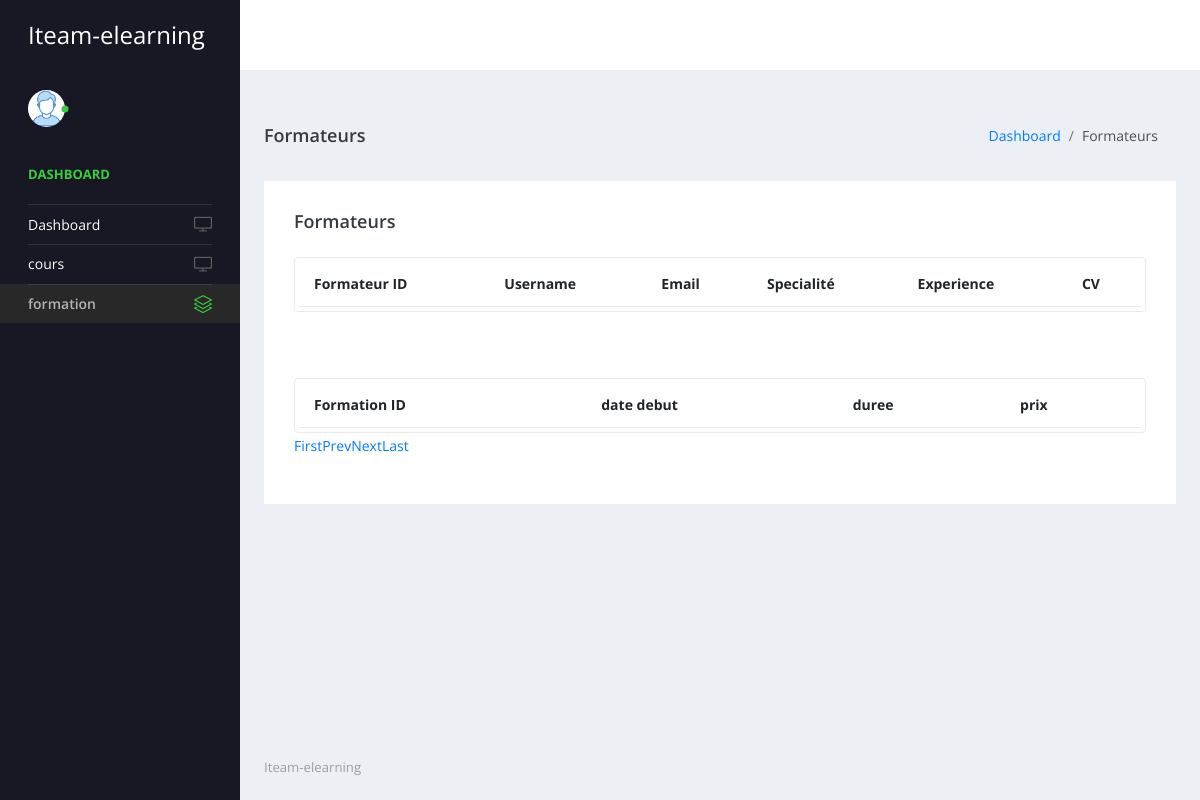
The page /student/formation.php on the database as committed earlier.
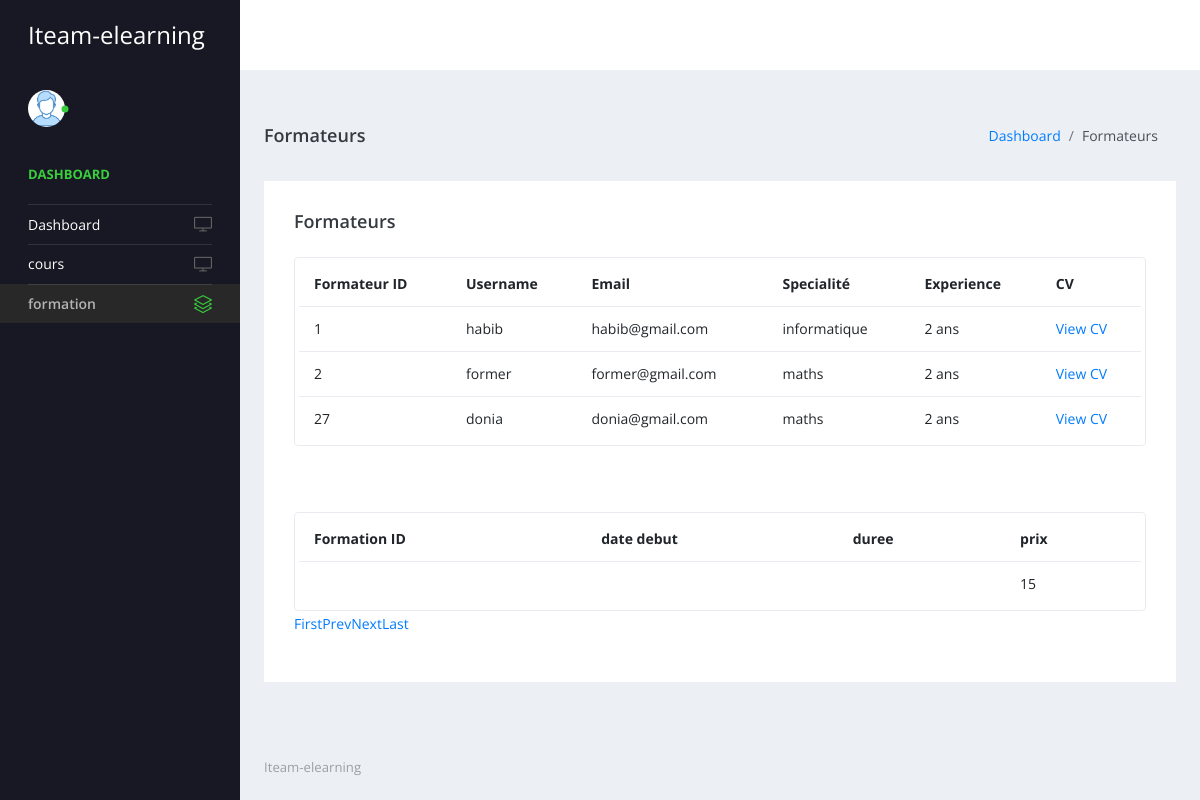
The same page on the database as committed later.
### tables this page shows
CREATE TABLE `former` (
  `id_user` int(11) NOT NULL,
  `username` varchar(30) NOT NULL,
  `password` varchar(255) NOT NULL,
  `email` varchar(50) NOT NULL,
  `specialite` varchar(50) DEFAULT NULL,
  `experience` varchar(100) DEFAULT NULL,
  `cv` varchar(100) DEFAULT NULL,
  `is_Active` tinyint(1) NOT NULL
);

CREATE TABLE `formation` (
  `id_f` int(11) NOT NULL,
  `date-d` date NOT NULL,
  `durre` varchar(25) NOT NULL,
  `prix` int(11) NOT NULL
);

### student/formation.php (the view, shortened to what this page needs)
<?php
include('includes/dbconnection.php');
?>
<!DOCTYPE html>
<html lang="en">
<head>
    <link rel="stylesheet" href="vendors/simple-line-icons/css/simple-line-icons.css">
    <link rel="stylesheet" href="vendors/flag-icon-css/css/flag-icon.min.css">
    <link rel="stylesheet" href="vendors/css/vendor.bundle.base.css">
    <link rel="stylesheet" href="./vendors/daterangepicker/daterangepicker.css">
    <link rel="stylesheet" href="./vendors/chartist/chartist.min.css">
    <link rel="stylesheet" href="./css1/style.css">
</head>
<body>
<div class="container-scroller">
    <?php include_once('includes/header.php'); ?>
    <div class="container-fluid page-body-wrapper">
        <?php include_once('includes/sidebar.php'); ?>
        <div class="main-panel">
            <div class="content-wrapper">
                <div class="page-header">
                    <h3 class="page-title">Formateurs</h3>
                    <nav aria-label="breadcrumb">
                        <ol class="breadcrumb">
                            <li class="breadcrumb-item"><a href="dashboard.php">Dashboard</a></li>
                            <li class="breadcrumb-item active" aria-current="page"> Formateurs</li>
                        </ol>
                    </nav>
                </div>
                <div class="row">
                    <div class="col-md-12 grid-margin stretch-card">
                        <div class="card">
                            <div class="card-body">
                                <div class="d-sm-flex align-items-center mb-4">
                                    <h4 class="card-title mb-sm-0">Formateurs</h4>
                                </div>
                                <div class="table-responsive border rounded p-1">
                                    <table class="table">
                                        <thead>
                                            <tr>
                                                <th class="font-weight-bold">Formateur ID</th>
                                                <th class="font-weight-bold">Username</th>
                                                <th class="font-weight-bold">Email</th>
                                                <th class="font-weight-bold">Specialité</th>
                                                <th class="font-weight-bold">Experience</th>
                                                <th class="font-weight-bold">CV</th>
                                            </tr>
                                        </thead>
                                        <tbody>
                                            <?php
                                            if (isset($_GET['pageno'])) {
                                                $pageno = $_GET['pageno'];
                                            } else {
                                                $pageno = 1;
                                            }
                                            $no_of_records_per_page = 15;
                                            $offset = ($pageno - 1) * $no_of_records_per_page;
                                            $sql = "SELECT * FROM former LIMIT $offset, $no_of_records_per_page";
                                            $query = $dbh->prepare($sql);
                                            $query->execute();
                                            $results = $query->fetchAll(PDO::FETCH_OBJ);
                                            if ($query->rowCount() > 0) {
                                                foreach ($results as $row) {
                                            ?>
                                                    <tr>
                                                        <td><?php echo htmlentities($row->id_user); ?></td>
                                                        <td><?php echo htmlentities($row->username); ?></td>
                                                        <td><?php echo htmlentities($row->email); ?></td>
                                                        <td><?php echo htmlentities($row->specialite); ?></td>
                                                        <td><?php echo htmlentities($row->experience); ?></td>
                                                        <td><a href="cvs/<?php echo htmlentities($row->cv); ?>" target="_blank">View CV</a></td>
                                                    </tr>
                                            <?php
                                                }
                                            }
                                            ?>
                                        </tbody>
                                    </table>
                                </div>
                                <br>
                                <br>
                                <br>
                                <div class="table-responsive border rounded p-1">
                                    <table class="table">
                                        <thead>
                                            <tr>
                                                <th class="font-weight-bold">Formation ID</th>
                                                <th class="font-weight-bold">date debut</th>
                                                <th class="font-weight-bold">duree</th>
                                                <th class="font-weight-bold">prix</th>
                                            </tr>
                                        </thead>
                                        <tbody>
                                            <?php
                                            if (isset($_GET['pageno'])) {
                                                $pageno = $_GET['pageno'];
                                            } else {
                                                $pageno = 1;
                                            }
                                            $no_of_records_per_page = 15;
                                            $offset = ($pageno - 1) * $no_of_records_per_page;
                                            $total_pages_sql = "SELECT COUNT(*) FROM formation ";
                                            $stmt = $dbh->prepare($total_pages_sql);
                                            $stmt->execute();
                                            $total_rows = $stmt->fetchColumn();
                                            $total_pages = ceil($total_rows / $no_of_records_per_page);
                                            $sql = "SELECT * FROM formation LIMIT $offset, $no_of_records_per_page";
                                            $query = $dbh->prepare($sql);
                                            $query->execute();
                                            $results = $query->fetchAll(PDO::FETCH_OBJ);
                                            if ($query->rowCount() > 0) {
                                                foreach ($results as $row) {
                                            ?>
                                                    <tr>
                                                        <td><?php echo htmlentities($row->id); ?></td>
                                                        <td><?php echo htmlentities($row->date); ?></td>
                                                        <td><?php echo htmlentities($row->duree); ?></td>
                                                        <td><?php echo htmlentities($row->prix); ?></td>
                                                    </tr>
                                            <?php
                                                }
                                            }
                                            ?>
                                        </tbody>
                                    </table>
                                </div>
                                <div align="left">
                                    <ul class="pagination">
                                        <li><a href="?pageno=1">First</a></li>
                                        <li class="<?php if($pageno <= 1) { echo 'disabled'; } ?>">
                                            <a href="<?php if($pageno <= 1) { echo '#'; } else { echo "?pageno=".($pageno - 1); } ?>">Prev</a>
                                        </li>
                                        <li class="<?php if($pageno >= $total_pages) { echo 'disabled'; } ?>">
                                            <a href="<?php if($pageno >= $total_pages) { echo '#'; } else { echo "?pageno=".($pageno + 1); } ?>">Next</a>
                                        </li>
                                        <li><a href="?pageno=<?php echo $total_pages; ?>">Last</a></li>
                                    </ul>
                                </div>
                            </div>
                        </div>
                    </div>
                </div>
            </div>
            <?php include_once('includes/footer.php'); ?>
        </div>
    </div>
</div>
</body>
</html>

### student/includes/header.php (shortened to what this page needs)
<nav class="navbar default-layout-navbar col-lg-12 col-12 p-0 fixed-top d-flex flex-row">
    <div class="navbar-brand-wrapper d-flex align-items-center">
        <a class="navbar-brand brand-logo" href="dashboard.php">
            <strong style="color: white;">Iteam-elearning</strong>
        </a>
    </div>
</nav>

### student/includes/sidebar.php (shortened to what this page needs)
<nav class="sidebar sidebar-offcanvas" id="sidebar">
    <ul class="nav">
        <li class="nav-item nav-profile">
            <a href="#" class="nav-link">
                <div class="profile-image">
                    <img class="img-xs rounded-circle" src="images/faces/face8.jpg" alt="profile image">
                    <div class="dot-indicator bg-success"></div>
                </div>
            </a>
        </li>
        <li class="nav-item nav-category">
            <span class="nav-link">Dashboard</span>
        </li>
        <li class="nav-item">
            <a class="nav-link" href="dashboard.php">
                <span class="menu-title">Dashboard</span>
                <i class="icon-screen-desktop menu-icon"></i>
            </a>
        </li>
        <li class="nav-item">
            <a class="nav-link" href="cours.php">
                <span class="menu-title">cours</span>
                <i class="icon-screen-desktop menu-icon"></i>
            </a>
        </li>
            <li class="nav-item">
            <a class="nav-link" href="formation.php">
                <span class="menu-title">formation</span>
                <i class="icon-layers menu-icon"></i>
            </a>
        </li>
    </ul>
</nav>

### student/includes/footer.php
<footer class="footer">
            <div class="d-sm-flex justify-content-center justify-content-sm-between">
              <span class="text-muted d-block text-center text-sm-left d-sm-inline-block" style="color: blue;">Iteam-elearning</span>
            </div>
          </footer>

Rows that differ between the two databases and show on the page:
added former: id_user "1", username "habib", email "habib@gmail.com", specialite "informatique", experience "2 ans"
added former: id_user "2", username "former", email "former@gmail.com", specialite "maths", experience "2 ans"
added former: id_user "27", username "donia", email "donia@gmail.com", specialite "maths", experience "2 ans"
added formation: prix "15"
